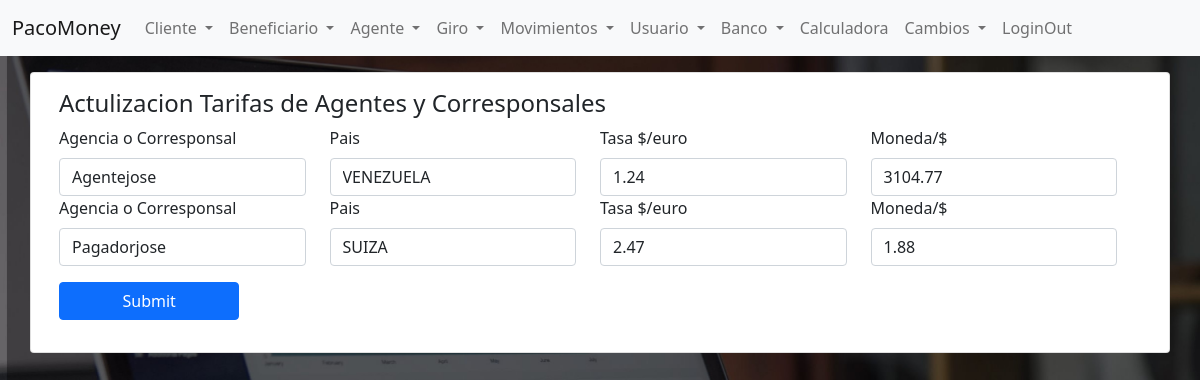
The page /giroTasaCambio.php on the database its author committed.
### tables this page shows
CREATE TABLE `pagador` (
  `idPagador` int(11) NOT NULL,
  `pagador` varchar(150) NOT NULL,
  `idPais` int(11) NOT NULL,
  `pa_provincia` varchar(150) NOT NULL,
  `pa_ciudad` varchar(150) NOT NULL,
  `pa_direccion` varchar(250) NOT NULL,
  `pa_tlf` varchar(50) NOT NULL,
  `pa_email` varchar(100) NOT NULL,
  `pa_cp` varchar(100) NOT NULL,
  `pa_Director` varchar(150) NOT NULL,
  `pa_tlfDirector` varchar(50) NOT NULL,
  `pa_emailDirector` varchar(100) NOT NULL,
  `pa_tlfEnvios` varchar(50) NOT NULL,
  `pa_emailEnvios` varchar(100) NOT NULL,
  `pa_GteContabilidad` varchar(150) NOT NULL,
  `pa_tlfContabilidad` varchar(50) NOT NULL,
  `pa_emailContabilidad` varchar(100) NOT NULL,
  `pa_horarios` varchar(250) NOT NULL,
  `pa_contrato` varchar(250) NOT NULL,
  `pa_inicioOperaciones` date NOT NULL,
  `pa_limite` int(11) NOT NULL,
  `pa_web` varchar(250) NOT NULL,
  `pa_conciliarCada` int(11) NOT NULL,
  `idMoneda` int(11) NOT NULL,
  `pa_comision` decimal(3,2) NOT NULL,
  `pa_fijo` decimal(10,2) NOT NULL,
  `idTipoComision` int(11) NOT NULL,
  `idTipoEmpresa` int(11) NOT NULL,
  `pa_tasa` decimal(20,2) NOT NULL,
  `pa_tipoCambio` decimal(20,2) NOT NULL,
  `pa_impuesto` decimal(20,2) NOT NULL,
  `idEstado` int(11) NOT NULL
);

CREATE TABLE `pais` (
  `idPais` int(11) NOT NULL,
  `pais` varchar(100) NOT NULL,
  `idMoneda` int(11) NOT NULL,
  `idMonedaEnvio` int(11) NOT NULL,
  `tipoCambio` decimal(65,2) NOT NULL,
  `porcentajeTipoCambio` decimal(20,2) NOT NULL,
  `fijo` decimal(65,2) NOT NULL,
  `porcentaje` decimal(20,2) NOT NULL,
  `idTipoComision` int(11) NOT NULL
);

### pagadorTarifas.php (called while the page is built)
<?php
require_once 'conexion.php';
$action = 1;
if ($action == 1) {
    $sql = "SELECT u.idPagador, u.pagador, p.pais, u.pa_tasa,u.pa_tipoCambio
    FROM pagador AS u
    JOIN pais AS p ON u.idPais = p.idPais ";
    $sentencia = $mbd->prepare($sql);
    $sentencia->execute();
}

### giroTasaCambio.php (the view, shortened to what this page needs)
<?php
require_once "encabezado.php";
require_once "listas.php";
require_once "pagadorTarifas.php";
?>
<div class="container">
    <div class="row d-flex mt-3">
        <div class="card">
            <div class="card-body">
                <h4 class="card-title">Actulizacion Tarifas de Agentes y Corresponsales</h4>
                <form action="pagadorData.php" method="post" id="frmPagadorTasaCambio" class="row needs-validation" novalidate>
                    <?php while($fila=$sentencia->fetch(PDO::FETCH_ASSOC)){ ?>
                    <div class="row">
                        <div class="col-12 col-md-3">
                            <label for="pagador" class="form-label">Agencia o Corresponsal</label>
                            <input type="text" name="pagador" id="pagador" class="form-control" Value="<?php echo $fila["pagador"] ?>" required>
                        </div>
                        <div class="col-12 col-md-3">
                            <label for="Pais" class="form-label">Pais</label>
                            <input type="text" name="Pais" id="Pais" class="form-control" Value="<?php echo $fila["pais"] ?>" required>
                        </div>
                        <div class="col-12 col-md-3">
                            <label for="pa_tasa" class="form-label">Tasa $/euro</label>
                            <input type="number" step="0.01" name="tasa[<?php echo $fila["idPagador"] ?>]" id="pa_tasa" class="form-control" Value="<?php echo $fila["pa_tasa"] ?>" required>
                        </div>
                        <div class="col-12 col-md-3">
                            <label for="pa_tipoCambio" class="form-label">Moneda/$</label>
                            <input type="number" step="0.01" name="tipoCambio[<?php echo $fila["idPagador"] ?>]" id="pa_tipoCambio" class="form-control" Value="<?php echo $fila["pa_tipoCambio"] ?>" required>
                        </div>
                    </div>
                    <?php } ?>
                    <div class="col-12">
                        <button type="submit" class="btn btn-primary mt-3 col-12 col-md-2 mb-3" id="btnUsuario">Submit</button>
                    </div>
                </form>
            </div>
        </div>
    </div>
</div>
<?php
require_once "pie.php"
?>

### css/stylepanel.css (style rules this page uses)
body { margin: 0; background-image: url("../img/pcb.jpg"); background-size: cover; background-repeat: no-repeat; }

### rows shown on the page
pagador: pagador "Agentejose", Pais "VENEZUELA", pa_tasa "1.24", pa_tipoCambio "3104.77"
pagador: pagador "Pagadorjose", Pais "SUIZA", pa_tasa "2.47", pa_tipoCambio "1.88"
